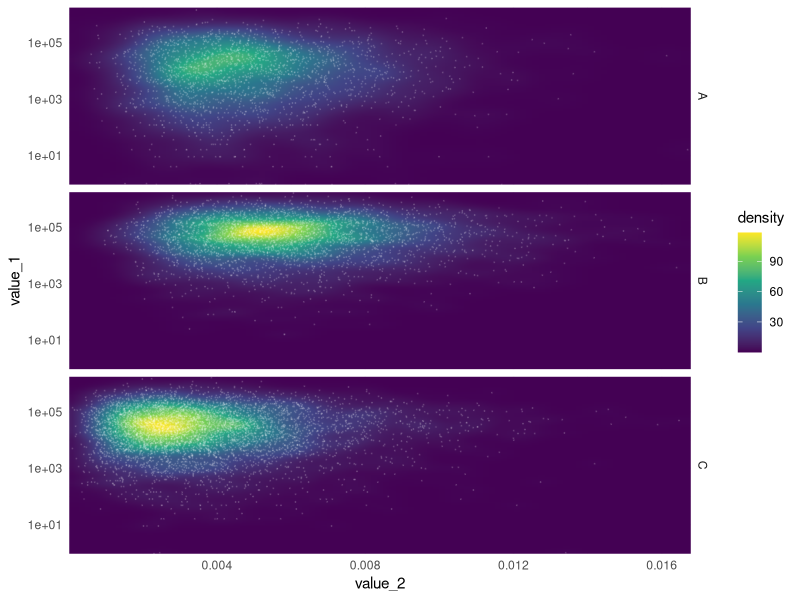

Generate this figure with R:
## ---- chunk 1
knitr::opts_chunk$set(echo = TRUE)
## ---- chunk 2
library(ggplot2)
library(magrittr)
library(dplyr)
## ---- chunk 3
cnt_group <- c(2000, 3000, 5000)

value_1 <- c((round(rbeta(n = cnt_group[1], shape1 = 1, shape2 = 700) * 1e5) ^2),
             (round(rbeta(n = cnt_group[2], shape1 = 2, shape2 = 720) * 1e5) ^2),
             (round(rbeta(n = cnt_group[3], shape1 = 1.5, shape2 = 750) * 1e5) ^2))

value_2 <- c(rbeta(n = cnt_group[1], shape1 = 5, shape2 = 1000),
             rbeta(n = cnt_group[2], shape1 = 6, shape2 = 1000),
             rbeta(n = cnt_group[3], shape1 = 3, shape2 = 800))

value_3 <- round(value_1 * value_2)


group <- c(replicate(n = cnt_group[1], expr = "A"), 
           replicate(n = cnt_group[2], expr = "B"),
           replicate(n = cnt_group[3], expr = "C"))

df <- data.frame(value_1 = value_1,
                 value_2 = value_2,
                 value_3 = value_3,
                 group = group)
## ---- chunk 4
df %>%
    ggplot(aes(x = value_2, y = value_1, group = group)) + 
        stat_density_2d(aes(fill = ..density..), geom = "raster", contour = FALSE, interpolate = TRUE) +
        geom_point(color = "white", size = 0.1, alpha = 0.1) +
        scale_fill_continuous(type = "viridis") +
        scale_y_log10(expand = c(0, 0)) +
        scale_x_continuous(expand = c(0, 0)) +
        facet_grid(group ~ .) +
        theme_minimal()
